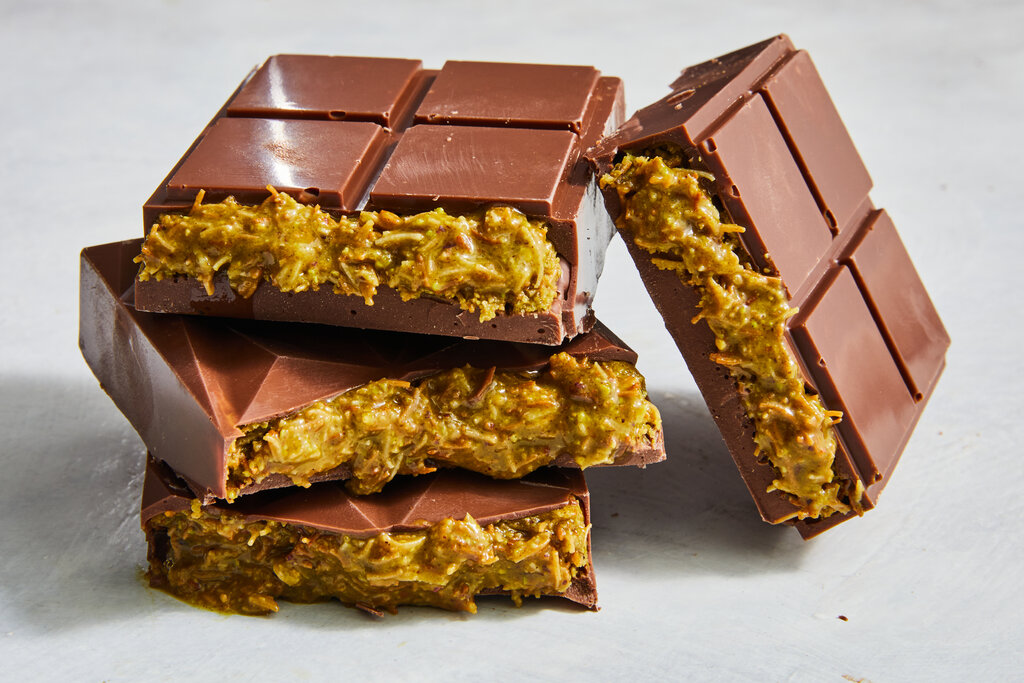
#> input picture 28_ComputerVision_OpenCV/dubai-chocolate.jpg, 1024 x 683 px
$ python part5_pixel_differences.py
#> lines starting #> are read from the running program, lines starting #| are printed output that depends on the picture; after the words box and inside, x2 and y2 are one past the last pixel; in counts of white or black regions, pixels touching at a corner belong together
#> in create_test_images_from_photo, img is the input picture: shape (683, 1024, 3); mean B, G, R 119.7, 141.5, 165.8
#> in create_test_images_from_photo, `blurred_roi = cv2.GaussianBlur(roi, (51, 51), 0)`:
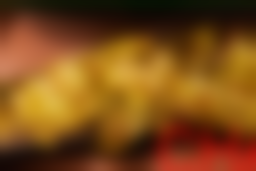
#> blurred_roi: shape (171, 256, 3); mean B, G, R 24.3, 76, 124.7
#> in create_test_images_from_photo, `after[h//2:3*h//4, w//4:w//2] = blurred_roi`:
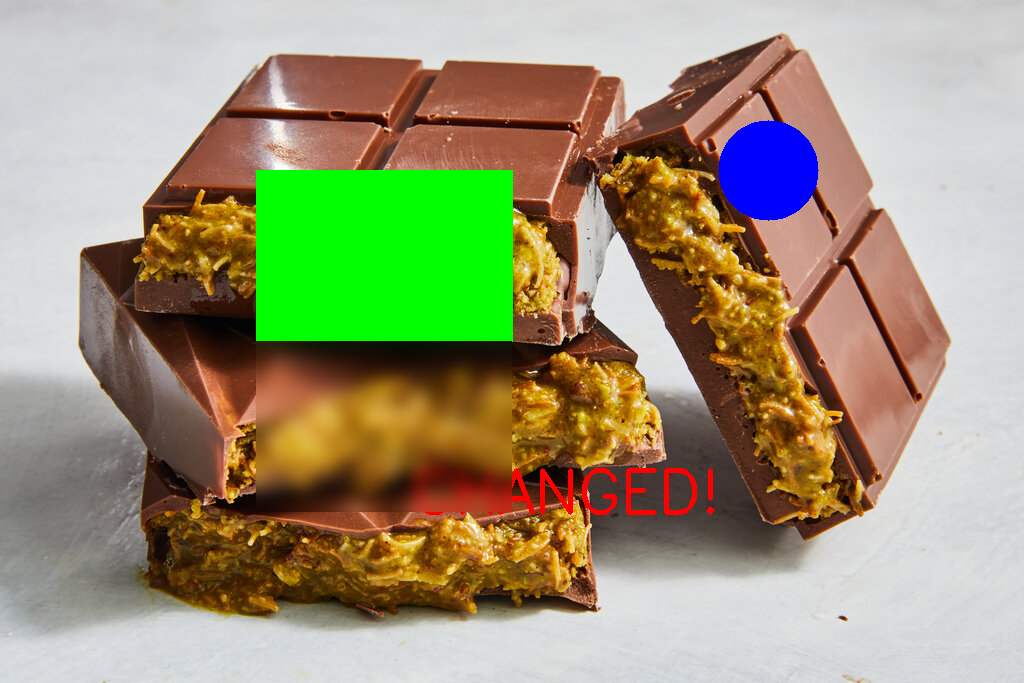
#> after: shape (683, 1024, 3); mean B, G, R 118.9, 150.1, 156.2
#| 📸 Images loaded: 1024x683 pixels
import cv2
import numpy as np
import matplotlib.pyplot as plt
from matplotlib.patches import Rectangle

# ====== INTERACTIVE IMAGE DIFFERENCE ANALYZER ======
# See EXACTLY what changed between two images!

def visualize_difference_math(img1, img2):
    """
    Show the actual mathematics behind image differencing.
    This is what OpenCV does under the hood!
    """
    print("\n" + "="*70)
    print("🔬 THE MATH BEHIND IMAGE DIFFERENCING")
    print("="*70)

    # Get small regions to show pixel values
    h, w = img1.shape[:2]
    sample_y, sample_x = h//2, w//2
    region_size = 5

    # Extract small regions
    region1 = img1[sample_y:sample_y+region_size, sample_x:sample_x+region_size, 0]
#> region1 = [[18, 32, 46, 58, 76], [6, 5, 0, 0, 4], [13, 10, 5, 8, 11], [6, 5, 6, 8, 8], [1, 2, 5, 7, 9]]
    region2 = img2[sample_y:sample_y+region_size, sample_x:sample_x+region_size, 0]
#> region2 = [[84, 3, 38, 57, 72], [0, 0, 0, 0, 3], [8, 2, 12, 16, 11], [4, 9, 13, 15, 11], [3, 7, 12, 14, 12]]

    print(f"\n📍 Sample Region at pixel ({sample_x}, {sample_y}):")
#| 📍 Sample Region at pixel (512, 341):
    print(f"\nImage 1 (Before) - Pixel Values:")
    print(region1)
#| [[18 32 46 58 76]
#|  [ 6  5  0  0  4]
#|  [13 10  5  8 11]
#|  [ 6  5  6  8  8]
#|  [ 1  2  5  7  9]]
    print(f"\nImage 2 (After) - Pixel Values:")
    print(region2)
#| [[84  3 38 57 72]
#|  [ 0  0  0  0  3]
#|  [ 8  2 12 16 11]
#|  [ 4  9 13 15 11]
#|  [ 3  7 12 14 12]]
    print(f"\nAbsolute Difference = |Image2 - Image1|:")
    diff_region = np.abs(region2.astype(int) - region1.astype(int))
#> diff_region = [[66, 29, 8, 1, 4], [6, 5, 0, 0, 1], [5, 8, 7, 8, 0], [2, 4, 7, 7, 3], [2, 5, 7, 7, 3]]
    print(diff_region)
#| [[66 29  8  1  4]
#|  [ 6  5  0  0  1]
#|  [ 5  8  7  8  0]
#|  [ 2  4  7  7  3]
#|  [ 2  5  7  7  3]]

    print(f"\n💡 Algorithm:")
    print(f"   For each pixel (x,y):")
    print(f"   difference[x,y] = |pixel2[x,y] - pixel1[x,y]|")
    print(f"   if difference[x,y] > threshold:")
    print(f"       mark as CHANGED")
    print(f"   else:")
    print(f"       mark as UNCHANGED")
    print("\n" + "="*70)


def compare_two_images(image1_path, image2_path, threshold=30, min_area=100):
    """
    Compare two images and show what changed.
    Perfect for: before/after photos, spot-the-difference, change detection

    Args:
        image1_path: Path to first image (before)
        image2_path: Path to second image (after)
        threshold: Pixel difference threshold (0-255, default=30)
        min_area: Minimum changed area in pixels (default=100)
    """

    # Load images
    img1 = cv2.imread(image1_path)
    img2 = cv2.imread(image2_path)

    if img1 is None or img2 is None:
        print(f"❌ Could not load images!")
        print(f"   Image 1: {image1_path}")
        print(f"   Image 2: {image2_path}")
        return

    # Ensure same size
    if img1.shape != img2.shape:
        print(f"⚠️  Resizing images to match...")
        height = min(img1.shape[0], img2.shape[0])
        width = min(img1.shape[1], img2.shape[1])
        img1 = cv2.resize(img1, (width, height))
        img2 = cv2.resize(img2, (width, height))

    print(f"\n📸 Images loaded: {img1.shape[1]}x{img1.shape[0]} pixels")

    # Show the actual math
    visualize_difference_math(img1, img2)

    # Convert to grayscale
    gray1 = cv2.cvtColor(img1, cv2.COLOR_BGR2GRAY)
    gray2 = cv2.cvtColor(img2, cv2.COLOR_BGR2GRAY)

    # Calculate absolute difference
    diff = cv2.absdiff(gray1, gray2)

    # Apply threshold
    _, thresh = cv2.threshold(diff, threshold, 255, cv2.THRESH_BINARY)
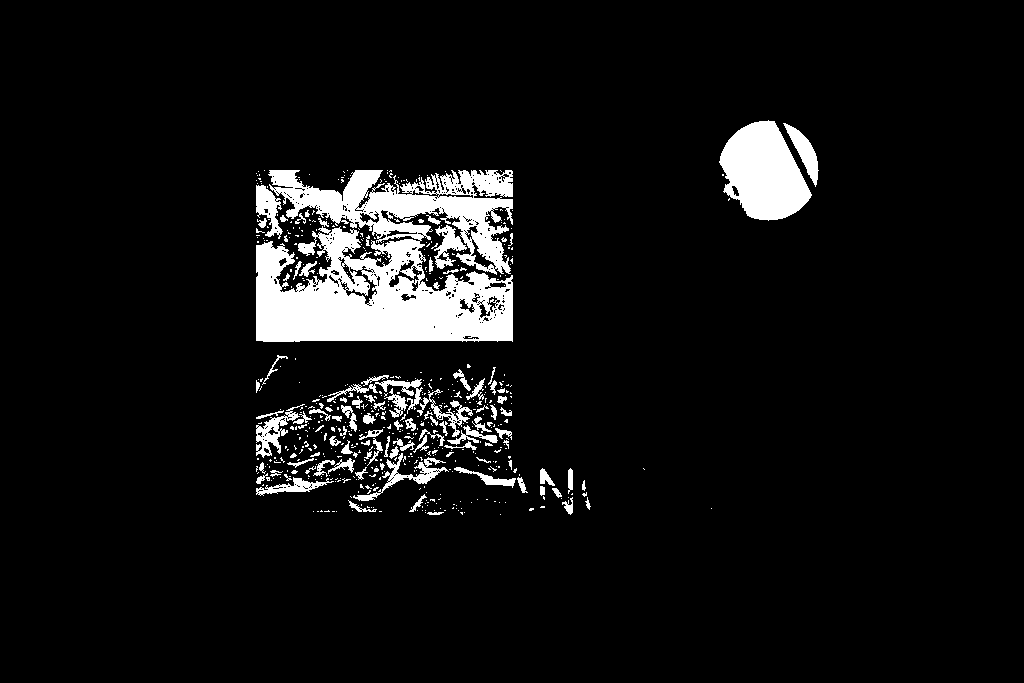
#> thresh: shape (683, 1024); 7% white; 582 white regions (483 under 20 px), largest, box (x1, y1, x2, y2) and area: (256, 170, 513, 342) 29381, (719, 120, 812, 221) 6225, (353, 453, 449, 501) 867

    # Clean up noise with morphological operations
    kernel = np.ones((3, 3), np.uint8)
    thresh_clean = cv2.morphologyEx(thresh, cv2.MORPH_OPEN, kernel)
#> thresh_clean: shape (683, 1024); 5.9% white; 189 white regions (81 under 20 px), largest, box (x1, y1, x2, y2) and area: (256, 228, 513, 342) 17602, (720, 121, 811, 220) 6209, (364, 185, 513, 273) 4459
    thresh_clean = cv2.morphologyEx(thresh_clean, cv2.MORPH_CLOSE, kernel)
#> thresh_clean: shape (683, 1024); 6.1% white; 128 white regions (55 under 20 px)

    # Find contours (changed regions)
    contours, _ = cv2.findContours(thresh_clean, cv2.RETR_EXTERNAL, cv2.CHAIN_APPROX_SIMPLE)
#> contours = 122 contours, 71 with area under 20; largest, box (x1, y1, x2, y2) and area: (256, 170, 513, 342) 32282, (720, 121, 811, 220) 6114, (785, 124, 818, 185) 707, (256, 185, 282, 237) 602, (256, 417, 287, 456) 578

    # Analyze changes
    significant_changes = []
    result_img = cv2.cvtColor(img2, cv2.COLOR_BGR2RGB)

    for i, contour in enumerate(contours):
        area = cv2.contourArea(contour)
        if area < min_area:
            continue

        x, y, w, h = cv2.boundingRect(contour)

        # Calculate change intensity
        roi_diff = diff[y:y+h, x:x+w]
        avg_intensity = np.mean(roi_diff)

        significant_changes.append({
            'id': i+1,
            'bbox': (x, y, w, h),
            'area': area,
            'intensity': avg_intensity
        })

        # Draw on result
        color = (255, 0, 0) if avg_intensity > 50 else (255, 165, 0)
        cv2.rectangle(result_img, (x, y), (x+w, y+h), color, 2)
        cv2.putText(result_img, f"#{i+1}", (x, y-5),
                   cv2.FONT_HERSHEY_SIMPLEX, 0.6, color, 2)
#> this loop made 122 passes
#> area on passes 3, 5, 6, 8, 9, 11, 13, 20: 46.5, 26, 24.5, 72.5, 24.5, 54.5, 21, 77
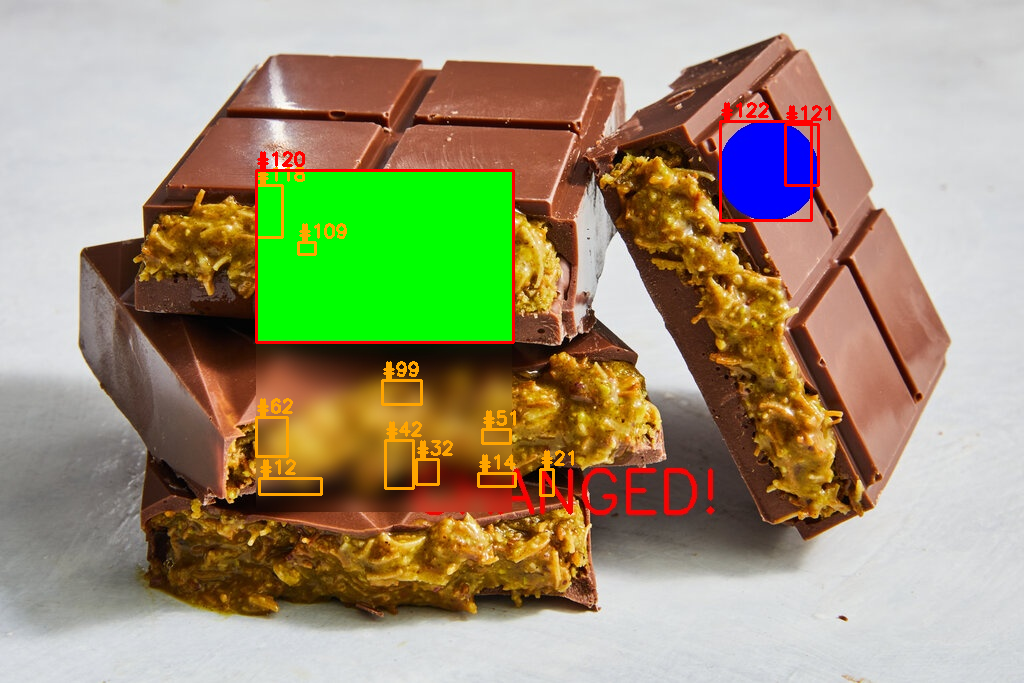
#> result_img: shape (683, 1024, 3); mean R, G, B 158.7, 149.6, 118.3
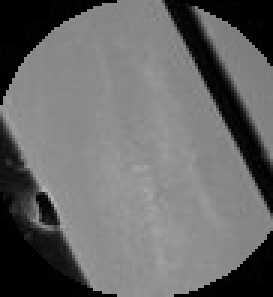
#> roi_diff: shape (99, 91) (shown 3 times larger); min 0, max 182, mean 103.2
#> after the loop, significant_changes = 13 items

    # Calculate statistics
    total_changed_pixels = np.sum(thresh > 0)
#> total_changed_pixels = 48693
    total_pixels = thresh.size
    change_percentage = (total_changed_pixels / total_pixels) * 100
#> change_percentage = 6.96

    print(f"\n📊 CHANGE ANALYSIS:")
    print(f"   Threshold used: {threshold} (pixel difference)")
    print(f"   Total changed pixels: {total_changed_pixels:,} / {total_pixels:,}")
#|    Total changed pixels: 48,693 / 699,392
    print(f"   Overall change: {change_percentage:.2f}%")
#|    Overall change: 6.96%
    print(f"   Significant regions found: {len(significant_changes)}")
#|    Significant regions found: 13

    if significant_changes:
        print(f"\n   Top changes:")
        for change in sorted(significant_changes, key=lambda x: x['area'], reverse=True)[:5]:
            x, y, w, h = change['bbox']
            print(f"      #{change['id']}: {int(change['area'])} px² at ({x},{y})")
            print(f"               Intensity: {change['intensity']:.1f}/255")
#> this loop made 5 passes
#> (x, y, w, h) on passes 1 to 5: (256, 170, 257, 172), (720, 121, 91, 99), (785, 124, 33, 61), (256, 185, 26, 52), (256, 417, 31, 39)
#> (printed output is left out)

    # Create visualization
    fig = plt.figure(figsize=(18, 12))

    # Row 1: Original images
    ax1 = plt.subplot(3, 3, 1)
    ax1.imshow(cv2.cvtColor(img1, cv2.COLOR_BGR2RGB))
    ax1.set_title('Image 1: BEFORE', fontsize=14, fontweight='bold')
    ax1.axis('off')

    ax2 = plt.subplot(3, 3, 2)
    ax2.imshow(cv2.cvtColor(img2, cv2.COLOR_BGR2RGB))
    ax2.set_title('Image 2: AFTER', fontsize=14, fontweight='bold')
    ax2.axis('off')

    ax3 = plt.subplot(3, 3, 3)
    ax3.imshow(result_img)
    ax3.set_title(f'Changes Detected: {len(significant_changes)}', fontsize=14, fontweight='bold', color='red')
    ax3.axis('off')

    # Row 2: Processing steps
    ax4 = plt.subplot(3, 3, 4)
    ax4.imshow(gray1, cmap='gray')
    ax4.set_title('Grayscale Before', fontsize=12, fontweight='bold')
    ax4.axis('off')

    ax5 = plt.subplot(3, 3, 5)
    ax5.imshow(gray2, cmap='gray')
    ax5.set_title('Grayscale After', fontsize=12, fontweight='bold')
    ax5.axis('off')

    ax6 = plt.subplot(3, 3, 6)
    diff_colored = cv2.applyColorMap(diff, cv2.COLORMAP_JET)
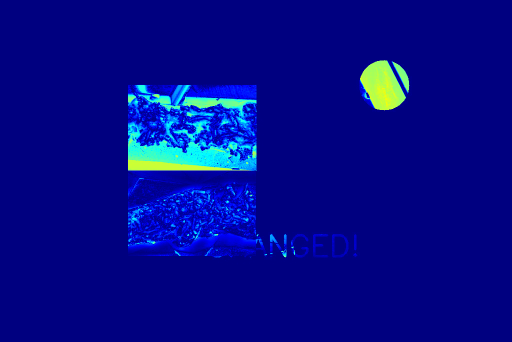
#> diff_colored: shape (683, 1024, 3) (shown at 1/2 size); mean B, G, R 137.4, 11.1, 3.2
    ax6.imshow(cv2.cvtColor(diff_colored, cv2.COLOR_BGR2RGB))
    ax6.set_title('Difference Heatmap\n(Hot=Changed, Cool=Same)', fontsize=12, fontweight='bold')
    ax6.axis('off')

    # Row 3: Analysis
    ax7 = plt.subplot(3, 3, 7)
    ax7.imshow(diff, cmap='hot')
    ax7.set_title('Raw Difference\n(Brighter=More Change)', fontsize=12, fontweight='bold')
    ax7.axis('off')

    ax8 = plt.subplot(3, 3, 8)
    ax8.imshow(thresh, cmap='gray')
    ax8.set_title(f'Binary Threshold\n(Threshold={threshold})', fontsize=12, fontweight='bold')
    ax8.axis('off')

    ax9 = plt.subplot(3, 3, 9)
    ax9.imshow(thresh_clean, cmap='gray')
    ax9.set_title('Cleaned Regions\n(Noise Removed)', fontsize=12, fontweight='bold')
    ax9.axis('off')

    plt.suptitle('IMAGE DIFFERENCE DETECTION - Visual Pipeline',
                 fontsize=16, fontweight='bold', y=0.98)

    plt.tight_layout()
    plt.savefig('difference_analysis.png', dpi=150, bbox_inches='tight')
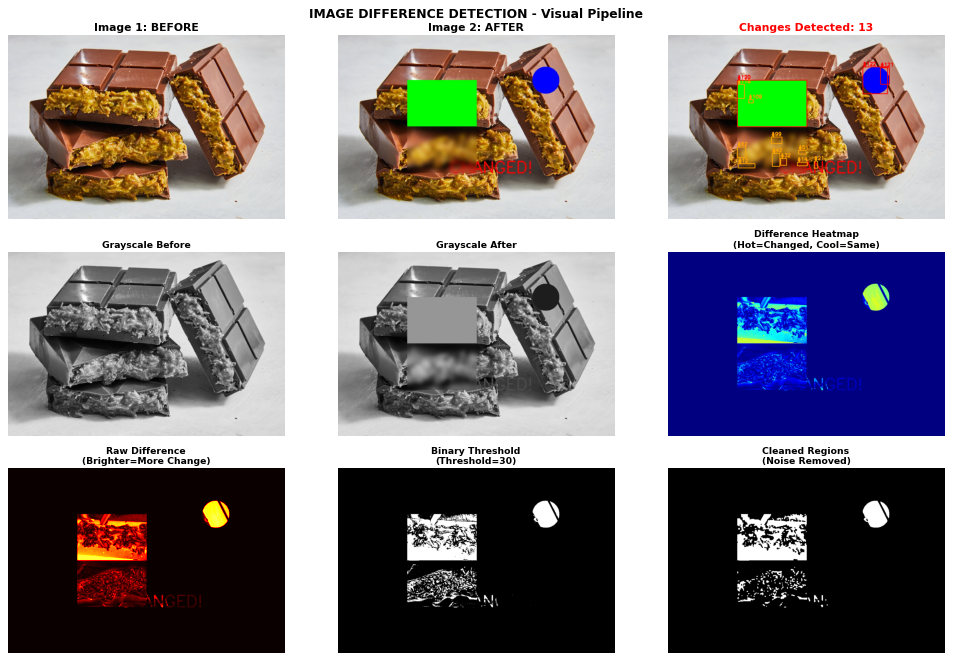
#> figure drawn by matplotlib, 9 panels
    print(f"\n✅ Analysis saved to: difference_analysis.png")
    plt.show()

    return {
        'changes': significant_changes,
        'change_percentage': change_percentage,
        'difference_map': diff,
        'threshold_map': thresh
    }


def create_test_images_from_photo(image_path):
    """
    Create a before/after pair from ONE image by adding changes.
    Great for learning when you don't have two separate photos!
    """
    img = cv2.imread(image_path)
    if img is None:
        print(f"❌ Could not load: {image_path}")
        return

    print("\n🎨 Creating test image pair...")

    # Create "before" image
    before = img.copy()

    # Create "after" image with modifications
    after = img.copy()
    h, w = after.shape[:2]

    # Add some changes
    # Change 1: Draw rectangle
    cv2.rectangle(after, (w//4, h//4), (w//2, h//2), (0, 255, 0), -1)

    # Change 2: Add circle
    cv2.circle(after, (3*w//4, h//4), 50, (255, 0, 0), -1)

    # Change 3: Add text
    cv2.putText(after, "CHANGED!", (w//2-100, 3*h//4),
               cv2.FONT_HERSHEY_SIMPLEX, 2, (0, 0, 255), 4)

    # Change 4: Blur a region
    roi = after[h//2:3*h//4, w//4:w//2]
    blurred_roi = cv2.GaussianBlur(roi, (51, 51), 0)
    after[h//2:3*h//4, w//4:w//2] = blurred_roi

    # Save test images
    cv2.imwrite('test_before.jpg', before)
    cv2.imwrite('test_after.jpg', after)

    print(f"✅ Created test images:")
    print(f"   test_before.jpg")
    print(f"   test_after.jpg")
    print(f"\nNow run: compare_two_images('test_before.jpg', 'test_after.jpg')")

    return 'test_before.jpg', 'test_after.jpg'


# [43 lines left out: function interactive_threshold_demo, not called in this run]


# ====== MAIN USAGE ======
if __name__ == "__main__":
    print("\n" + "="*70)
    print("🔍 IMAGE DIFFERENCE DETECTION LAB")
    print("="*70)
    print("\n📚 What you'll learn:")
    print("   • How pixel subtraction works mathematically")
    print("   • Why thresholding matters")
    print("   • Real applications: security, quality control, change tracking")

    print("\n" + "="*70)
    print("🎯 QUICK START OPTIONS:")
    print("="*70)

    print("\n1️⃣  Compare two existing images:")
    print("    compare_two_images('before.jpg', 'after.jpg')")

    print("\n2️⃣  Create test images from one photo:")
    print("    create_test_images_from_photo('your_photo.jpg')")

    print("\n3️⃣  Understand threshold parameter:")
    print("    interactive_threshold_demo('before.jpg', 'after.jpg')")

    print("\n" + "="*70)
    print("💡 BEST PRACTICES:")
    print("="*70)
    print("   • Use images taken from same angle/lighting")
    print("   • Start with threshold=30 (adjust 10-50 for subtle changes)")
    print("   • min_area removes tiny noise (try 50-500)")
    print("   • Good test: take 2 photos of your desk, move something")

    print("\n" + "="*70)
    print("🏠 REAL-WORLD APPLICATIONS:")
    print("="*70)
    print("   📦 Warehouse: Detect missing inventory")
    print("   🏗️  Construction: Document progress")
    print("   🔒 Security: Spot intrusions")
    print("   🎮 Gaming: Spot-the-difference games")
    print("   📸 Photography: Before/after edits")
    print("   🏥 Medical: Compare X-rays/scans")

    print("\n" + "="*70)

    # Example: Uncomment to run
    create_test_images_from_photo('dubai-chocolate.jpg')
    compare_two_images('test_before.jpg', 'test_after.jpg', threshold=30)
